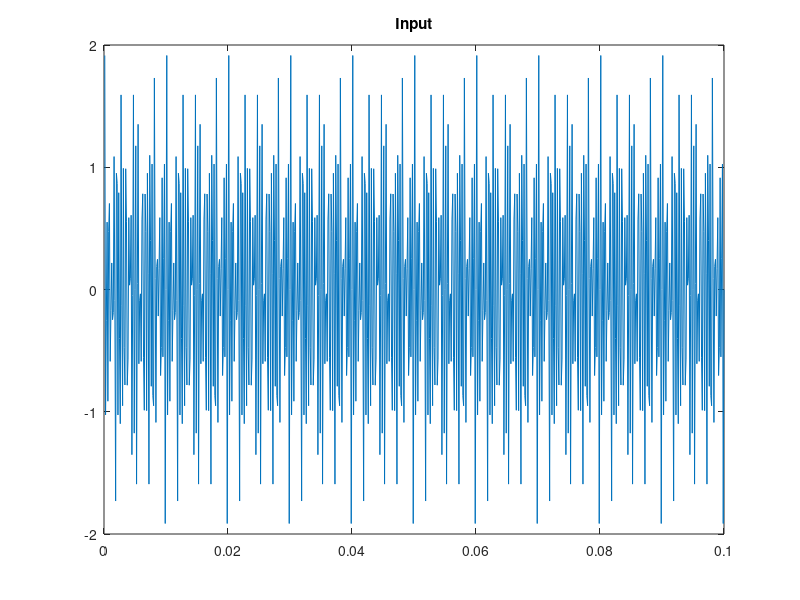
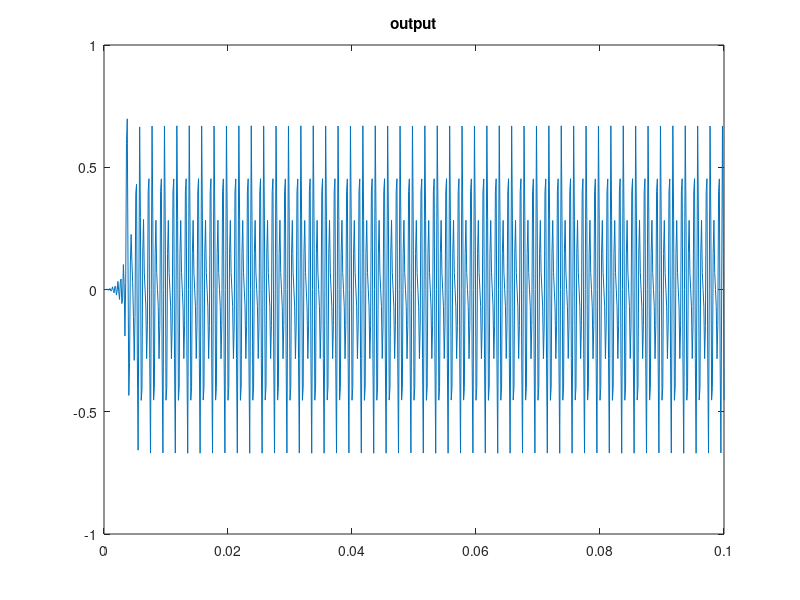

Reproduce these figures in MATLAB, in order.
%MaxGain=0dB,MaxPassBandRipple,Rp=3dB,MinStopBandAtten,Rs=60dB
%PassEdgeFreq=2KHz,StopEdgeFreq=2.5Khz,Fsamp=8KHz.
%if gain is normalised gain=1,Rp=3dB==1.4125,(20*log10(x/1)=3,find x)
%Similarly Rs=60dB,x=.001,(20*log10(1/x)=60)

fsamp = 8000;
fcuts = [2000 2500];
mags = [1 0];
devs = [1.4125 .001];

[n,Wn,beta,ftype]=kaiserord(fcuts,mags,devs,fsamp);
sprintf('Order=%d \n3dB Point=%f',n,Wn*fsamp/2)
hh = fir1(n,Wn,ftype,kaiser(n+1,beta),'noscale');
[H,f] = freqz(hh,1,1024,fsamp);
plot(f,abs(H)), grid on

A=[.4 .3 .5 1];F=[1500;2000;3000;2600];
t=1/fsamp:1/fsamp:.1;
X=A*sin(2*pi*F*t);
plot(t,X);title('Input');figure
Y=filter(hh,1,X);
plot(t,Y);title('output')